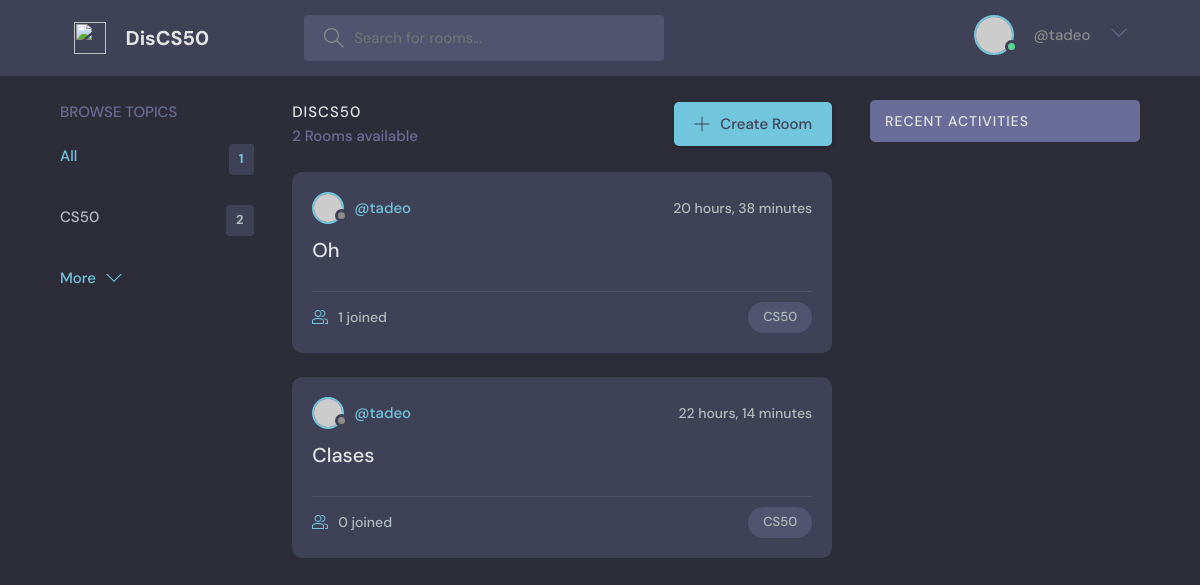
/ (signed in), run on the app's committed database.
### baseApp/models.py (models this page shows, shortened)
class Topic(models.Model):
    topic_name = models.CharField(max_length=200)

class Room(models.Model):
    host = models.ForeignKey(User, on_delete=models.SET_NULL, null=True)
    topic = models.ForeignKey(Topic, on_delete=models.SET_NULL, null=True)
    participants = models.ManyToManyField(User, related_name='participants', blank=True)
    room_name = models.CharField(max_length=200)
    room_description = models.TextField(null=True, blank=True)
    updated_time = models.DateTimeField(auto_now=True)
    created_time = models.DateTimeField(auto_now_add=True)
    class Meta:
        ordering = ['-updated_time', '-created_time']

### baseApp/views.py (the view)
# urls.py: 2. Add a URL to urlpatterns:  path('', views.home, name='home')
def home(request):
    q = ''
    if request.GET.get('q') is not None:
        q = request.GET.get('q')
    rooms = Room.objects.filter(Q(topic__topic_name__icontains = q) | Q(room_name__icontains = q) |Q(room_description__icontains = q))
    room_count = rooms.count()
    '''
    topic__topic_name__icontains

    topic(ColumnName Of Room Table) + topic_name(ColumnName Of Topic Table) + icontains

    icontains = i + contains

        --> i Means Case Insensitive

        --> Contains matches every characher of 'q' with topic_name in topic table and filter
            the Result
    '''
    topics = Topic.objects.all()[0:5]
    '''
    topic.room_set.all.count

    Count Set Of Rooms Which Belongs To Particular Topic
    '''
    room_messages = Message.objects.filter(Q(room__topic__topic_name__icontains = q))
    contextDict = {'rooms':rooms, 'topics':topics, 'room_count':room_count, 'room_messages':room_messages}
    return render(request, 'baseApp/home.html', contextDict)

### baseApp/templates/baseApp/home.html (shortened to what this page needs)
{% extends "baseApp/main.html" %}
{% block body %}
 <main class="layout layout--3">
  <div class="container">
    {% include 'baseApp/topics_com.html' %}
    <div class="roomList">
      <div class="roomList__header">
        <div>
          <h2>DisCS50</h2>
          <p>{{room_count}} Rooms available</p>
        </div>
        <a class="btn btn--main" href="{% url 'Create_Room_Path'  %}">
          <svg version="1.1" xmlns="http://www.w3.org/2000/svg" width="32" height="32" viewBox="0 0 32 32">
            <title>add</title>
            <path
              d="M16.943 0.943h-1.885v14.115h-14.115v1.885h14.115v14.115h1.885v-14.115h14.115v-1.885h-14.115v-14.115z"
            ></path>
          </svg>
          Create Room
        </a>
      </div>
      {% include 'baseApp/room_com.html' %}
    </div>
    {% include 'baseApp/activity_com.html' %}
  </div>
</main>
{% endblock %}

### baseApp/templates/baseApp/navbar.html (shortened to what this page needs)
{% load static %}
<header class="header header--loggedIn">
  <div class="container">
    <a href="{% url 'Home_Path' %}" class="header__logo">
      <img src="{% static 'baseApp/Images/cs50-black.png' %}" />
      <h1>DisCS50</h1>
    </a>
    <form method="get" action="{% url 'Home_Path' %}" class="header__search">
      <label>
        <input type="text" name="q" placeholder="Search for rooms..." />
      </label>
    </form>
    <nav class="header__menu">
      {% if user.is_authenticated %}
      <div class="header__user">
        <a href="{% url 'User_Profile_Path' user.id %}">
          <div class="avatar avatar--medium active">
            <img src="https://randomuser.me/api/portraits/men/37.jpg" />
          </div>
          <p> {{user.first_name}} {{user.last_name}} <span><a href="{% url 'User_Profile_Path' user.id  %}"> @{{user.username}} </a></span></p>
        </a>
        <button class="dropdown-button">
          <svg
            version="1.1"
            xmlns="http://www.w3.org/2000/svg"
            width="32"
            height="32"
            viewBox="0 0 32 32"
          >
            <title>chevron-down</title>
            <path d="M16 21l-13-13h-3l16 16 16-16h-3l-13 13z"></path>
          </svg>
        </button>
      </div>
      {% else %}
      <a href="{% url 'signIn_Path' %}"> <img src="{% static 'baseApp/Images/avatar.svg' %}" /> <p>Login</p> </a>
      {% endif %}
    </nav>
  </div>
</header>

### baseApp/templates/baseApp/topics_com.html
<div class="topics">
  <div class="topics__header">
    <h2>Browse Topics</h2>
  </div>
  <ul class="topics__list">
    <li>
      <a href="{% url 'Home_Path' %}" class="active">
        All <span>{{topics.count}}</span></a
      >
    </li>
    {% for topic in topics %}
    <li>
      <a href="{% url 'Home_Path' %}?q={{topic.topic_name}}"
        >{{topic.topic_name}} <span>{{topic.room_set.all.count}}</span></a
      >
    </li>
    {% endfor %}
  </ul>
  <a class="btn btn--link" href="{% url 'Topics_Path' %}">
    More
    <svg
      version="1.1"
      xmlns="http://www.w3.org/2000/svg"
      width="32"
      height="32"
      viewBox="0 0 32 32"
    >
      <title>chevron-down</title>
      <path d="M16 21l-13-13h-3l16 16 16-16h-3l-13 13z"></path>
    </svg>
  </a>
</div>

### baseApp/templates/baseApp/room_com.html (shortened to what this page needs)
{% for room in rooms %}
<div class="roomListRoom">
  <div class="roomListRoom__header">
    <a href="{% url 'User_Profile_Path' room.host.id %}" class="roomListRoom__author">
      <div class="avatar avatar--small">
        <img src="https://randomuser.me/api/portraits/women/11.jpg" />
      </div>
      <span>@{{room.host.username}}</span>
    </a>
    <div class="roomListRoom__actions">
      <span>{{room.created_time|timesince}}</span>
    </div>
  </div>
  <div class="roomListRoom__content">
    <a href="{% url 'Room_Path' room.id %}">{{room.room_name}}</a>
  </div>
  <div class="roomListRoom__meta">
    <a href="{% url 'Room_Path' room.id %}" class="roomListRoom__joined">
      {{room.participants.all.count}} joined
    </a>
    <p class="roomListRoom__topic">{{room.topic.topic_name}}</p>
  </div>
</div>
{% endfor %}

### data on the page
Topic: topic_name "CS50", room_set.all.count "2"
Room: host.username "tadeo", created_time "20 hours, 38 minutes", room_name "Oh", participants.all.count "1", topic.topic_name "CS50"
Room: host.username "tadeo", created_time "22 hours, 14 minutes", room_name "Clases", participants.all.count "0", topic.topic_name "CS50"

### other printed values
{{ user.username }} "tadeo"
{{ topics.count }} "1"
{{ room_count }} "2"
